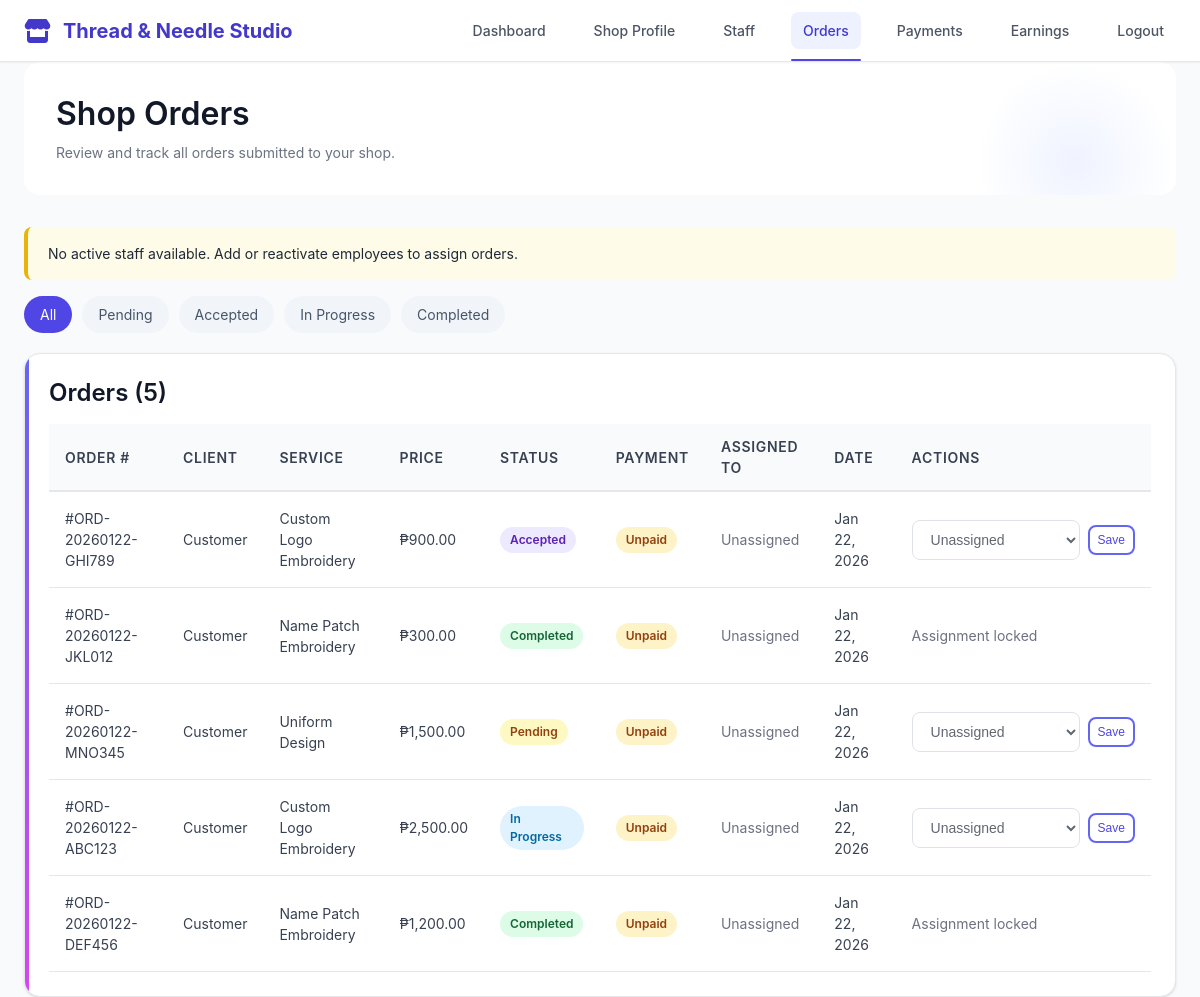
Screenshot of /owner/shop_orders.php (signed in) with the database file from the repository.
### tables this page shows
CREATE TABLE `shops` (
  `id` int(11) NOT NULL,
  `owner_id` int(11) NOT NULL,
  `shop_name` varchar(200) NOT NULL,
  `shop_description` text DEFAULT NULL,
  `address` text DEFAULT NULL,
  `phone` varchar(20) DEFAULT NULL,
  `email` varchar(100) DEFAULT NULL,
  `business_permit` varchar(100) DEFAULT NULL,
  `permit_file` varchar(255) DEFAULT NULL,
  `logo` varchar(255) DEFAULT NULL,
  `status` enum('pending','active','suspended') DEFAULT 'pending',
  `rating` decimal(3,2) DEFAULT 0.00,
  `total_orders` int(11) DEFAULT 0,
  `total_earnings` decimal(12,2) DEFAULT 0.00,
  `created_at` timestamp NOT NULL DEFAULT current_timestamp(),
  `updated_at` timestamp NOT NULL DEFAULT current_timestamp() ON UPDATE current_timestamp()
);

CREATE TABLE `orders` (
  `id` int(11) NOT NULL,
  `order_number` varchar(50) NOT NULL,
  `client_id` int(11) NOT NULL,
  `shop_id` int(11) NOT NULL,
  `service_type` varchar(100) NOT NULL,
  `design_description` text DEFAULT NULL,
  `quantity` int(11) DEFAULT 1,
  `price` decimal(10,2) DEFAULT NULL,
  `client_notes` text DEFAULT NULL,
  `status` enum('pending','accepted','in_progress','completed','cancelled') DEFAULT 'pending',
  `assigned_to` int(11) DEFAULT NULL,
  `progress` int(11) DEFAULT 0,
  `scheduled_date` date DEFAULT NULL,
  `shop_notes` text DEFAULT NULL,
  `design_file` varchar(255) DEFAULT NULL,
  `design_approved` tinyint(1) DEFAULT 0,
  `rating` tinyint(1) DEFAULT NULL,
  `payment_status` enum('unpaid','pending','paid','rejected') DEFAULT 'unpaid',
  `payment_verified_at` datetime DEFAULT NULL,
  `rating_title` varchar(150) DEFAULT NULL,
  `rating_comment` text DEFAULT NULL,
  `rating_submitted_at` datetime DEFAULT NULL,
  `revision_count` int(11) DEFAULT 0,
  `revision_notes` text DEFAULT NULL,
  `revision_requested_at` datetime DEFAULT NULL,
  `cancellation_reason` text DEFAULT NULL,
  `cancelled_at` datetime DEFAULT NULL,
  `completed_at` datetime DEFAULT NULL,
  `created_at` timestamp NOT NULL DEFAULT current_timestamp(),
  `updated_at` timestamp NOT NULL DEFAULT current_timestamp() ON UPDATE current_timestamp()
);

CREATE TABLE `users` (
  `id` int(11) NOT NULL,
  `fullname` varchar(100) DEFAULT NULL,
  `email` varchar(100) DEFAULT NULL,
  `password` varchar(255) DEFAULT NULL,
  `role` enum('sys_admin','owner','employee','client') DEFAULT 'client',
  `status` enum('active','inactive') DEFAULT 'active',
  `created_at` timestamp NOT NULL DEFAULT current_timestamp(),
  `email_verified` tinyint(1) DEFAULT 0,
  `phone` varchar(20) DEFAULT NULL,
  `phone_verified` tinyint(1) DEFAULT 0,
  `last_login` datetime DEFAULT NULL
);

### owner/shop_orders.php (the view, shortened to what this page needs)
<?php
require_once '../config/db.php';
$owner_id = $_SESSION['user']['id'];
$shop_stmt = $pdo->prepare("SELECT * FROM shops WHERE owner_id = ?");
$shop_stmt->execute([$owner_id]);
$shop = $shop_stmt->fetch();
$shop_id = $shop['id'];
$filter = isset($_GET['filter']) ? $_GET['filter'] : 'all';
$active_staff_stmt = $pdo->prepare("
    SELECT se.user_id, u.fullname, se.position
    FROM shop_employees se
    JOIN users u ON se.user_id = u.id
    WHERE se.shop_id = ? AND se.status = 'active'
    ORDER BY u.fullname ASC
");
$active_staff_stmt->execute([$shop_id]);
$active_staff = $active_staff_stmt->fetchAll();
$query = "
    SELECT o.*, u.fullname as client_name, au.fullname as assigned_name
    FROM orders o
    JOIN users u ON o.client_id = u.id
    LEFT JOIN users au ON o.assigned_to = au.id
    WHERE o.shop_id = ?
";
$params = [$shop_id];
$query .= " ORDER BY o.created_at DESC";
$orders_stmt = $pdo->prepare($query);
$orders_stmt->execute($params);
$orders = $orders_stmt->fetchAll();
?>
<!DOCTYPE html>
<html lang="en">
<head>
    <link rel="stylesheet" href="../assets/css/style.css">
    <link rel="stylesheet" href="https://cdnjs.cloudflare.com/ajax/libs/font-awesome/6.4.0/css/all.min.css">
</head>
<body>
    <nav class="navbar">
        <div class="container d-flex justify-between align-center">
            <a href="dashboard.php" class="navbar-brand">
                <i class="fas fa-store"></i> <?php echo htmlspecialchars($shop['shop_name']); ?>
            </a>
            <ul class="navbar-nav">
                <li><a href="dashboard.php" class="nav-link">Dashboard</a></li>
                <li><a href="shop_profile.php" class="nav-link">Shop Profile</a></li>
                <li><a href="manage_staff.php" class="nav-link">Staff</a></li>
                <li><a href="shop_orders.php" class="nav-link active">Orders</a></li>
                <li><a href="payment_verifications.php" class="nav-link">Payments</a></li>
                <li><a href="earnings.php" class="nav-link">Earnings</a></li>
                <li><a href="../auth/logout.php" class="nav-link">Logout</a></li>
            </ul>
        </div>
    </nav>
    <div class="container">
        <div class="dashboard-header">
            <h2>Shop Orders</h2>
            <p class="text-muted">Review and track all orders submitted to your shop.</p>
        </div>
        <?php if(empty($active_staff)): ?>
            <div class="alert alert-warning">
                No active staff available. Add or reactivate employees to assign orders.
            </div>
        <?php endif; ?>
        <div class="filter-tabs">
            <a href="shop_orders.php" class="<?php echo $filter === 'all' ? 'active' : ''; ?>">All</a>
            <a href="shop_orders.php?filter=pending" class="<?php echo $filter === 'pending' ? 'active' : ''; ?>">Pending</a>
            <a href="shop_orders.php?filter=accepted" class="<?php echo $filter === 'accepted' ? 'active' : ''; ?>">Accepted</a>
            <a href="shop_orders.php?filter=in_progress" class="<?php echo $filter === 'in_progress' ? 'active' : ''; ?>">In Progress</a>
            <a href="shop_orders.php?filter=completed" class="<?php echo $filter === 'completed' ? 'active' : ''; ?>">Completed</a>
        </div>
        <div class="card">
            <h3>Orders (<?php echo count($orders); ?>)</h3>
            <?php if(!empty($orders)): ?>
                <table class="table">
                    <thead>
                        <tr>
                            <th>Order #</th>
                            <th>Client</th>
                            <th>Service</th>
                            <th>Price</th>
                            <th>Status</th>
                            <th>Payment</th>
                            <th>Assigned To</th>
                            <th>Date</th>
                            <th>Actions</th>
                        </tr>
                    </thead>
                    <tbody>
                        <?php foreach($orders as $order): ?>
                            <tr>
                                <td>#<?php echo htmlspecialchars($order['order_number']); ?></td>
                                <td><?php echo htmlspecialchars($order['client_name']); ?></td>
                                <td><?php echo htmlspecialchars($order['service_type']); ?></td>
                                <td>₱<?php echo number_format($order['price'], 2); ?></td>
                                <td>
                                    <span class="status-pill status-<?php echo htmlspecialchars($order['status']); ?>">
                                        <?php echo str_replace('_', ' ', ucfirst($order['status'])); ?>
                                    </span>
                                </td>
                                <td>
                                    <?php
                                        $payment_status = $order['payment_status'] ?? 'unpaid';
                                        $payment_class = 'payment-' . $payment_status;
                                    ?>
                                    <span class="status-pill <?php echo htmlspecialchars($payment_class); ?>">
                                        <?php echo ucfirst($payment_status); ?>
                                    </span>
                                </td>
                                <td>
                                    <?php if($order['assigned_name']): ?>
                                        <?php echo htmlspecialchars($order['assigned_name']); ?>
                                    <?php else: ?>
                                        <span class="text-muted">Unassigned</span>
                                    <?php endif; ?>
                                </td>
                                <td><?php echo date('M d, Y', strtotime($order['created_at'])); ?></td>
                                <td>
                                    <?php if(!in_array($order['status'], ['completed', 'cancelled'], true)): ?>
                                        <form method="POST" class="assignment-form">
                                            <select name="employee_id" class="form-control" <?php echo empty($active_staff) ? 'disabled' : ''; ?>>
                                                <option value="">Unassigned</option>
                                            </select>
                                            <button type="submit" name="assign_order" class="btn btn-sm btn-outline-primary" <?php echo empty($active_staff) ? 'disabled' : ''; ?>>
                                                Save
                                            </button>
                                        </form>
                                    <?php else: ?>
                                        <span class="text-muted">Assignment locked</span>
                                    <?php endif; ?>
                                </td>
                            </tr>
                        <?php endforeach; ?>
                    </tbody>
                </table>
            <?php endif; ?>
        </div>
    </div>
</body>
</html>

### owner/shop_orders.php (style rules this page uses)
.filter-tabs { display: flex; gap: 10px; flex-wrap: wrap; margin-bottom: 20px; }
.filter-tabs a { padding: 8px 16px; border-radius: 20px; background: #f1f5f9; color: #475569; text-decoration: none; }
.filter-tabs a.active { background: #4f46e5; color: white; }
.status-pill { display: inline-flex; align-items: center; gap: 6px; padding: 4px 10px; border-radius: 999px; font-size: 12px; font-weight: 600; text-transform: capitalize; }
.status-pending { background: #fef9c3; color: #92400e; }
.status-accepted { background: #ede9fe; color: #5b21b6; }
.status-in_progress { background: #e0f2fe; color: #0369a1; }
.status-completed { background: #dcfce7; color: #166534; }
.payment-unpaid { background: #fef3c7; color: #92400e; }
.assignment-form { display: flex; gap: 8px; align-items: center; }
.assignment-form select { min-width: 160px; }

### rows the page displays
shops: shop_name "Thread & Needle Studio"
orders: order_number "ORD-20260122-GHI789", client.fullname "Customer", service_type "Custom Logo Embroidery", price "900.00", status "Accepted", payment_status "Unpaid", created_at "Jan 22, 2026"
orders: order_number "ORD-20260122-JKL012", client.fullname "Customer", service_type "Name Patch Embroidery", price "300.00", status "Completed", payment_status "Unpaid", created_at "Jan 22, 2026", shows "Assignment locked"
orders: order_number "ORD-20260122-MNO345", client.fullname "Customer", service_type "Uniform Design", price "1,500.00", status "Pending", payment_status "Unpaid", created_at "Jan 22, 2026"
orders: order_number "ORD-20260122-ABC123", client.fullname "Customer", service_type "Custom Logo Embroidery", price "2,500.00", status "In Progress", payment_status "Unpaid", created_at "Jan 22, 2026"
orders: order_number "ORD-20260122-DEF456", client.fullname "Customer", service_type "Name Patch Embroidery", price "1,200.00", status "Completed", payment_status "Unpaid", created_at "Jan 22, 2026", shows "Assignment locked"

### other values shown
count($orders) "5"
